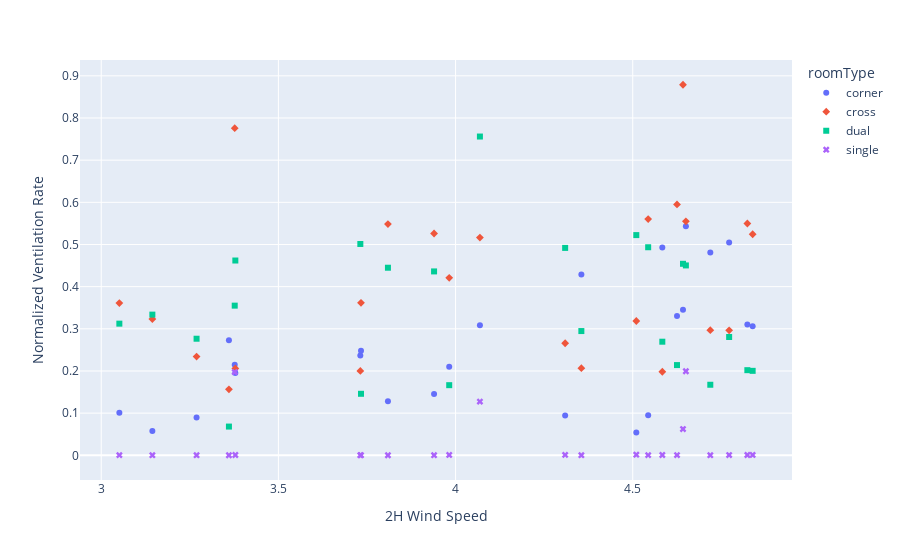
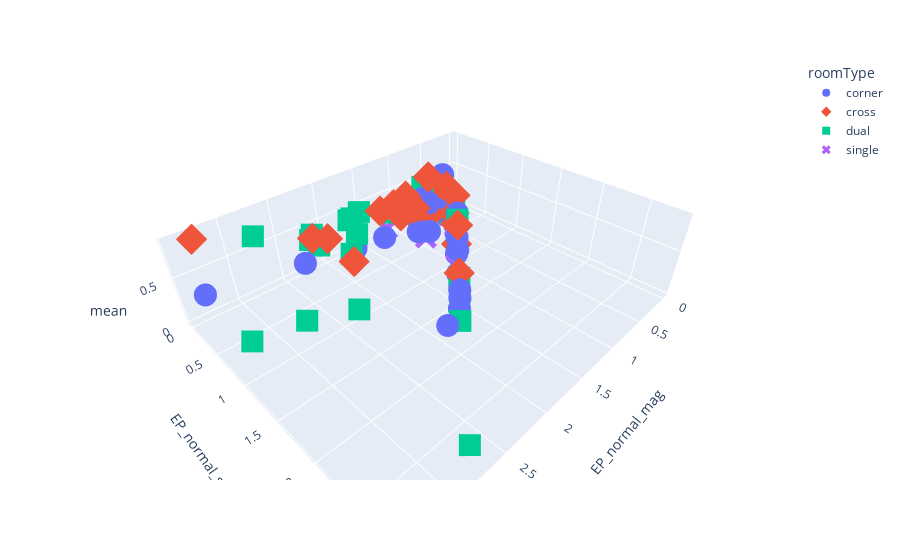

The code cell stored with these charts, in order, in its notebook:
### Code cell
fig = px.scatter(data_frame = roomVentilation, x = "EPR_mag", y = "mean", color = "roomType", symbol="roomType")
fig.update_xaxes(title_text='2H Wind Speed')
fig.update_yaxes(title_text='Normalized Ventilation Rate')
# fig.update_coloraxes(title_text='Local Wind Magnitude')
fig.show()
 
fig = px.scatter_3d(data_frame = roomVentilation, x = "EP_normal_mag", y = "EP_normal_sum",  z = "mean", color = "roomType", symbol = "roomType")
fig.update_xaxes(title_text='Magnitude/Sum of Window Normal Velocities')
fig.update_yaxes(title_text='Normalized Ventilation Rate')
# fig.update_coloraxes(title_text='Local Wind Magnitude')
fig.show()

### Figure 1 — Plotly figure (JSON) as saved in the notebook; plotly's stock layout.template omitted (floating-point values rounded to 4 significant figures)
{"data": [{"hovertemplate": "roomType=corner<br>EPR_mag=%{x}<br>mean=%{y}<extra></extra>", "legendgroup": "corner", "marker": {"color": "#636efa", "symbol": "circle"}, "mode": "markers", "name": "corner", "orientation": "v", "showlegend": true, "type": "scatter", "x": [3.378, 3.269, 3.731, 4.309, 4.51, 4.069, 4.772, 4.719, 4.583, 4.355, 3.36, 4.65, 3.939, 4.544, 3.809, 3.051, 3.144, 3.377, 3.982, 3.733, 4.838, 4.823, 4.625, 4.642], "xaxis": "x", "y": [0.195, 0.08972, 0.2368, 0.0944, 0.05402, 0.3085, 0.5045, 0.4811, 0.4929, 0.4291, 0.2731, 0.543, 0.1456, 0.09501, 0.1281, 0.1011, 0.05771, 0.2148, 0.2099, 0.2481, 0.306, 0.3101, 0.3302, 0.345], "yaxis": "y"}, {"hovertemplate": "roomType=cross<br>EPR_mag=%{x}<br>mean=%{y}<extra></extra>", "legendgroup": "cross", "marker": {"color": "#EF553B", "symbol": "diamond"}, "mode": "markers", "name": "cross", "orientation": "v", "showlegend": true, "type": "scatter", "x": [3.378, 3.269, 3.731, 4.309, 4.51, 4.069, 4.772, 4.719, 4.583, 4.355, 3.36, 4.65, 3.939, 4.544, 3.809, 3.051, 3.144, 3.377, 3.982, 3.733, 4.838, 4.823, 4.625, 4.642], "xaxis": "x", "y": [0.2061, 0.234, 0.2001, 0.2658, 0.3185, 0.5164, 0.2964, 0.2968, 0.1981, 0.2066, 0.1564, 0.5549, 0.5261, 0.5602, 0.5484, 0.3611, 0.3232, 0.7759, 0.4209, 0.3616, 0.5242, 0.5498, 0.5951, 0.8789], "yaxis": "y"}, {"hovertemplate": "roomType=dual<br>EPR_mag=%{x}<br>mean=%{y}<extra></extra>", "legendgroup": "dual", "marker": {"color": "#00cc96", "symbol": "square"}, "mode": "markers", "name": "dual", "orientation": "v", "showlegend": true, "type": "scatter", "x": [3.378, 3.269, 3.731, 4.309, 4.51, 4.069, 4.772, 4.719, 4.583, 4.355, 3.36, 4.65, 3.939, 4.544, 3.809, 3.051, 3.144, 3.377, 3.982, 3.733, 4.838, 4.823, 4.625, 4.642], "xaxis": "x", "y": [0.462, 0.2765, 0.5012, 0.4919, 0.5223, 0.7561, 0.2806, 0.1673, 0.2694, 0.2947, 0.06815, 0.4504, 0.4361, 0.4934, 0.4449, 0.3123, 0.3337, 0.355, 0.1663, 0.1459, 0.2003, 0.2019, 0.214, 0.4542], "yaxis": "y"}, {"hovertemplate": "roomType=single<br>EPR_mag=%{x}<br>mean=%{y}<extra></extra>", "legendgroup": "single", "marker": {"color": "#ab63fa", "symbol": "x"}, "mode": "markers", "name": "single", "orientation": "v", "showlegend": true, "type": "scatter", "x": [3.378, 3.269, 3.731, 4.309, 4.51, 4.069, 4.772, 4.719, 4.583, 4.355, 3.36, 4.65, 3.939, 4.544, 3.809, 3.051, 3.144, 3.377, 3.982, 3.733, 4.838, 4.823, 4.625, 4.642], "xaxis": "x", "y": [0.0007116, 0.0002194, 0.0002191, 0.000916, 0.001458, 0.1274, 0.000562, 0.0002118, 0.0007688, 0.0002771, 0.0001378, 0.1993, 0.0002408, 0.0004297, 0.0001838, 0.0003412, 0.0002236, 0.1974, 0.0008176, 0.0002394, 0.0008782, 0.0007267, 0.0004608, 0.06223], "yaxis": "y"}], "layout": {"legend": {"title": {"text": "roomType"}, "tracegroupgap": 0}, "margin": {"t": 60}, "xaxis": {"anchor": "y", "domain": [0, 1], "title": {"text": "2H Wind Speed"}}, "yaxis": {"anchor": "x", "domain": [0, 1], "title": {"text": "Normalized Ventilation Rate"}}}}

### Figure 2 — Plotly figure (JSON) as saved in the notebook; plotly's stock layout.template omitted (floating-point values rounded to 4 significant figures)
{"data": [{"hovertemplate": "roomType=corner<br>EP_normal_mag=%{x}<br>EP_normal_sum=%{y}<br>mean=%{z}<extra></extra>", "legendgroup": "corner", "marker": {"color": "#636efa", "symbol": "circle"}, "mode": "markers", "name": "corner", "scene": "scene", "showlegend": true, "type": "scatter3d", "x": [1.637, 0.9974, 1.588, 1.26, 1.625, 2.085, 3.405, 0.2655, 0.8891, 0.8374, 1.177, 0.9334, 0.4392, 0.1803, 0.2735, 0.2621, 0.4376, 0.5735, 1.806, 1.489, 1.178, 1.006, 1.154, 2.44], "y": [1.637, 0.9974, 1.588, 1.26, 1.625, 1.91, 0.3615, 0.06441, 0.3665, 0.406, 0.5878, 0.9334, 0.4392, 0.1803, 0.1234, 0.2621, 0.3253, 0.3578, 0.2903, 0.3886, 1.178, 1.006, 0.7407, 0.3378], "z": [0.195, 0.08972, 0.2368, 0.0944, 0.05402, 0.3085, 0.5045, 0.4811, 0.4929, 0.4291, 0.2731, 0.543, 0.1456, 0.09501, 0.1281, 0.1011, 0.05771, 0.2148, 0.2099, 0.2481, 0.306, 0.3101, 0.3302, 0.345]}, {"hovertemplate": "roomType=cross<br>EP_normal_mag=%{x}<br>EP_normal_sum=%{y}<br>mean=%{z}<extra></extra>", "legendgroup": "cross", "marker": {"color": "#EF553B", "symbol": "diamond"}, "mode": "markers", "name": "cross", "scene": "scene", "showlegend": true, "type": "scatter3d", "x": [0.5101, 0.752, 0.5816, 0.7524, 1.476, 0.5175, 0.3358, 1.033, 0.5326, 0.9858, 0.7925, 2.303, 1.031, 1.192, 1.29, 1.177, 0.5964, 0.8765, 0.4733, 2.1, 1.088, 1.483, 2.236, 3.293], "y": [0.4992, 0.3459, 0.09105, 0.7524, 1.476, 0.3751, 0.2784, 0.4673, 0.3421, 0.9858, 0.07933, 0.3066, 0.2354, 0.5699, 0.3278, 0.3114, 0.1251, 0.445, 0.4733, 0.6669, 1.088, 0.3374, 0.4703, 0.07811], "z": [0.2061, 0.234, 0.2001, 0.2658, 0.3185, 0.5164, 0.2964, 0.2968, 0.1981, 0.2066, 0.1564, 0.5549, 0.5261, 0.5602, 0.5484, 0.3611, 0.3232, 0.7759, 0.4209, 0.3616, 0.5242, 0.5498, 0.5951, 0.8789]}, {"hovertemplate": "roomType=dual<br>EP_normal_mag=%{x}<br>EP_normal_sum=%{y}<br>mean=%{z}<extra></extra>", "legendgroup": "dual", "marker": {"color": "#00cc96", "symbol": "square"}, "mode": "markers", "name": "dual", "scene": "scene", "showlegend": true, "type": "scatter3d", "x": [0.6511, 1.103, 1.745, 2.217, 1.006, 2.825, 2.805, 2.381, 1.484, 3.328, 1.762, 2.957, 1.727, 2.286, 1.845, 2.137, 0.9629, 2.03, 0.2972, 0.6484, 0.5569, 0.3403, 0.507, 1.555], "y": [0.1067, 0.06172, 0.1773, 0.1468, 1.006, 0.1958, 2.805, 1.08, 1.484, 0.9197, 1.762, 1.185, 0.0918, 0.2254, 0.3933, 0.118, 0.04476, 0.5333, 0.1099, 0.08244, 0.3847, 0.3403, 0.3971, 0.05122], "z": [0.462, 0.2765, 0.5012, 0.4919, 0.5223, 0.7561, 0.2806, 0.1673, 0.2694, 0.2947, 0.06815, 0.4504, 0.4361, 0.4934, 0.4449, 0.3123, 0.3337, 0.355, 0.1663, 0.1459, 0.2003, 0.2019, 0.214, 0.4542]}, {"hovertemplate": "roomType=single<br>EP_normal_mag=%{x}<br>EP_normal_sum=%{y}<br>mean=%{z}<extra></extra>", "legendgroup": "single", "marker": {"color": "#ab63fa", "symbol": "x"}, "mode": "markers", "name": "single", "scene": "scene", "showlegend": true, "type": "scatter3d", "x": [0.8848, 1.049, 0.7177, 0.6278, 0.7473, 1.042, 0.2423, 0.1169, 0.07272, 0.03951, 0.03384, 0.209, 0.1187, 0.3622, 0.05262, 0.03913, 0.1553, 0.3379, 0.5265, 0.6466, 0.5085, 0.6152, 0.6969, 1.15], "y": [0.8848, 1.049, 0.7177, 0.6278, 0.7473, 0.5677, 0.2423, 0.1169, 0.07272, 0.03951, 0.03384, 0.209, 0.1187, 0.3622, 0.05262, 0.03913, 0.1553, 0.06619, 0.5265, 0.6466, 0.5085, 0.6152, 0.6969, 0.01679], "z": [0.0007116, 0.0002194, 0.0002191, 0.000916, 0.001458, 0.1274, 0.000562, 0.0002118, 0.0007688, 0.0002771, 0.0001378, 0.1993, 0.0002408, 0.0004297, 0.0001838, 0.0003412, 0.0002236, 0.1974, 0.0008176, 0.0002394, 0.0008782, 0.0007267, 0.0004608, 0.06223]}], "layout": {"legend": {"title": {"text": "roomType"}, "tracegroupgap": 0}, "margin": {"t": 60}, "scene": {"domain": {"x": [0, 1], "y": [0, 1]}, "xaxis": {"title": {"text": "EP_normal_mag"}}, "yaxis": {"title": {"text": "EP_normal_sum"}}, "zaxis": {"title": {"text": "mean"}}}, "xaxis": {"title": {"text": "Magnitude/Sum of Window Normal Velocities"}}, "yaxis": {"title": {"text": "Normalized Ventilation Rate"}}}}
